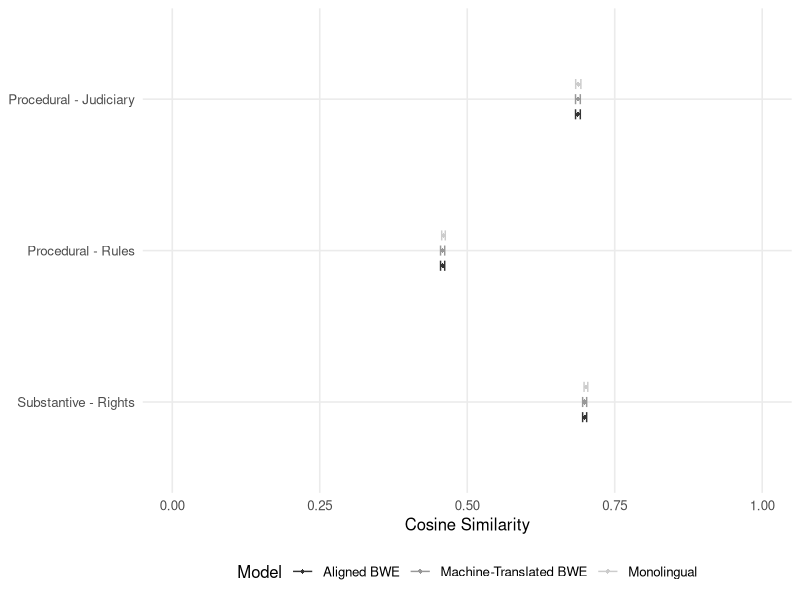
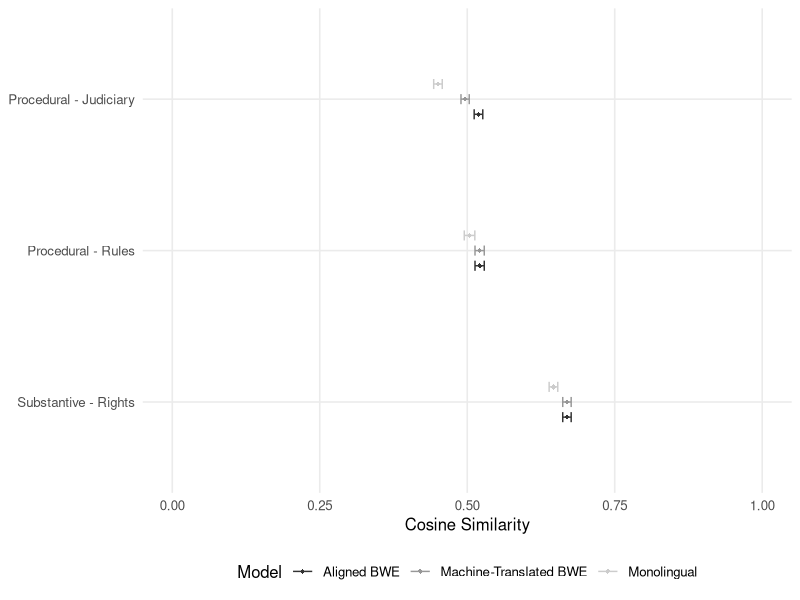
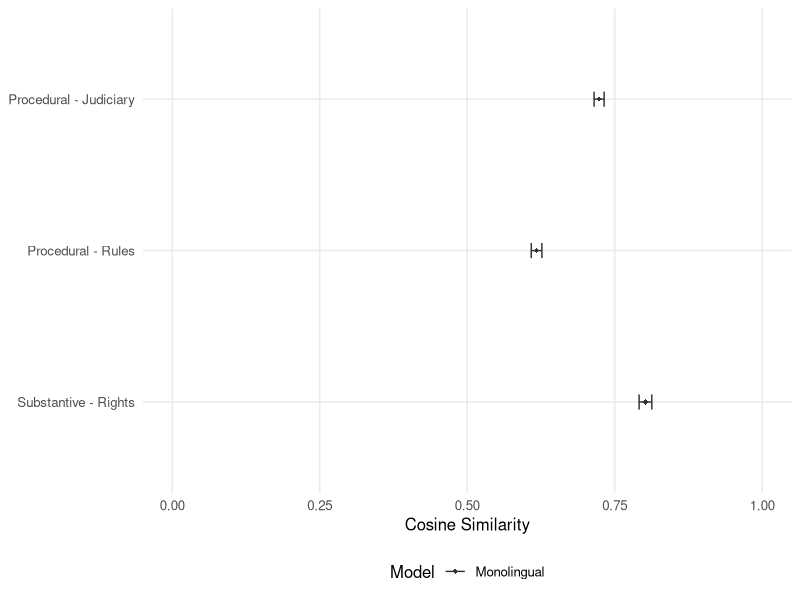
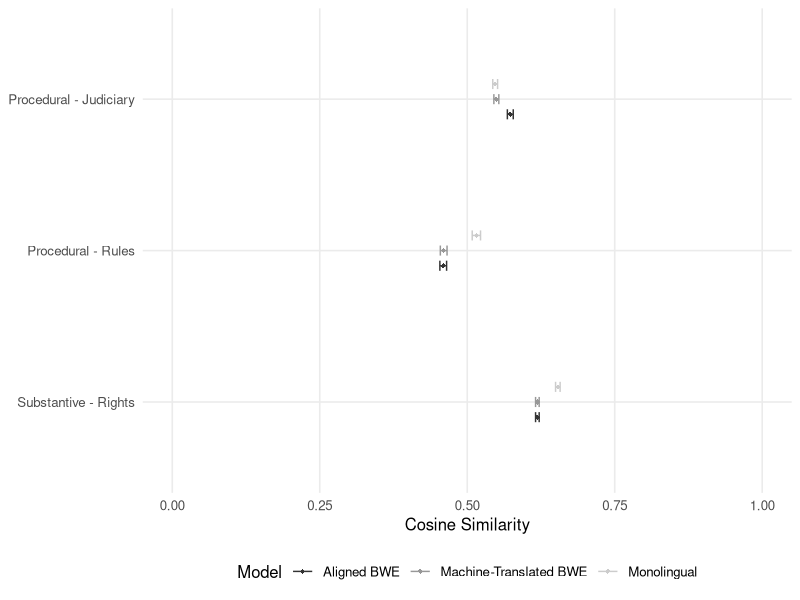
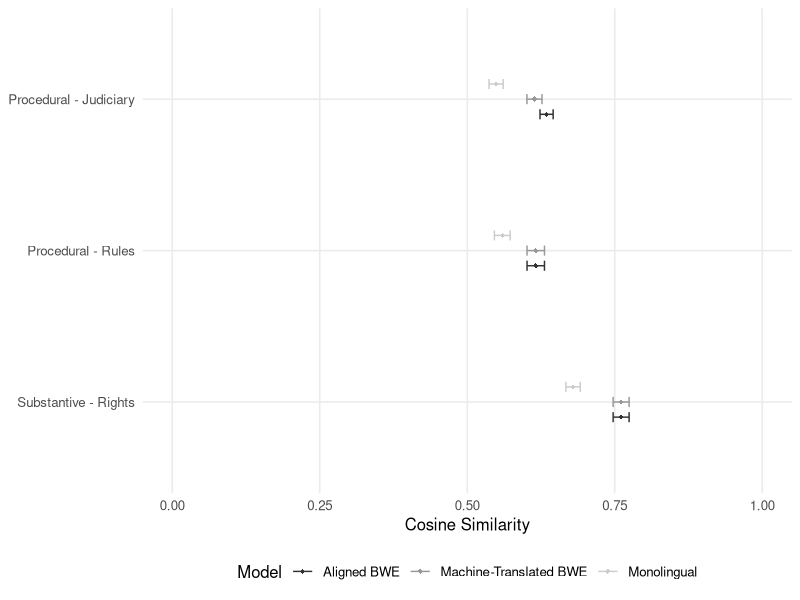
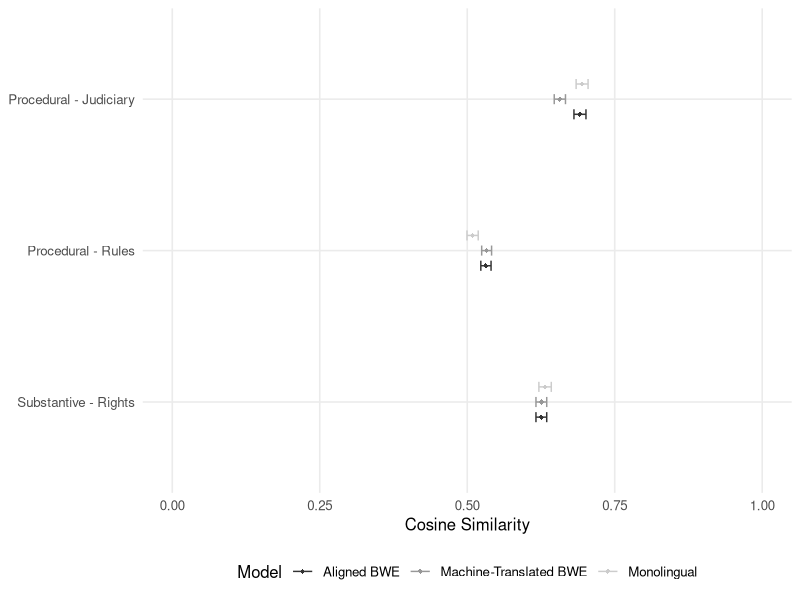
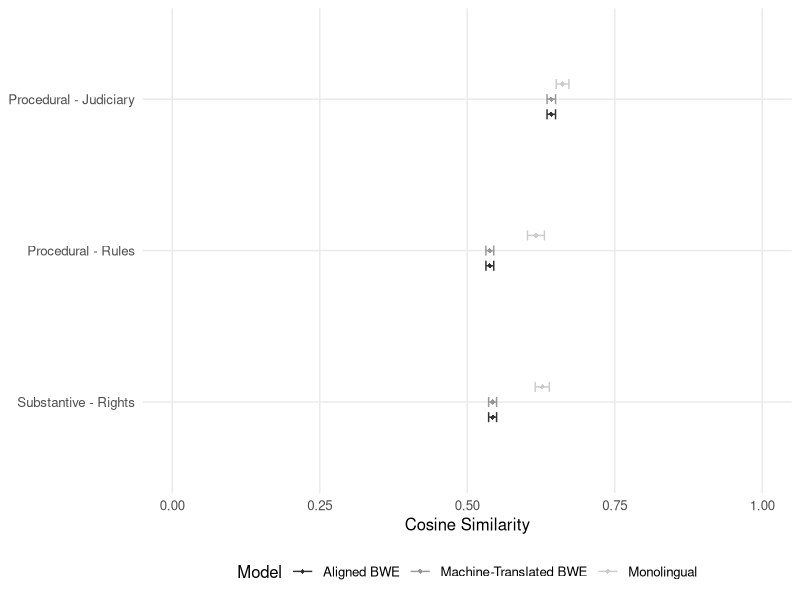
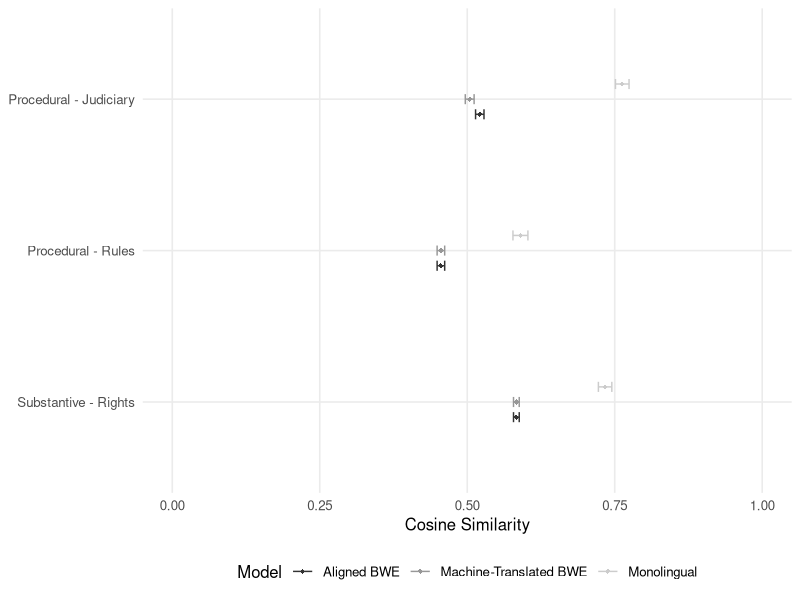

Reproduce these figures in R, in order.
## Bastián González-Bustamante and Jaroslaw Kantorowicz
## Faculty of Governance and Global Affairs, Leiden University
## August 2024

## Packages
library(tidyverse)
library(ggplot2)

## Data
parlamint <- read.csv("data/tidy/summary_estimates_ParlaMint.csv", sep = ",", encoding = "UTF-8")
wjp <- read.csv("data/tidy/wjp_recalculations.csv", sep = ";")
bootstrap <- 30

## 95% CIs
parlamint$se <- parlamint$std / sqrt(bootstrap)
parlamint$lower_ci <- parlamint$cosine - 1.96 * parlamint$se
parlamint$upper_ci <- parlamint$cosine + 1.96 * parlamint$se

pdf("results/figures/crosslingual_Great_Britain.pdf", width = 6.826666666666667, height = 5.12)
png("results/figures/crosslingual_Great_Britain.png", width = (1024*2), height = (768*2), units = 'px', res = 300)
ggplot(aes(x = cosine, y = factor(cluster, levels = rev(levels(factor(cluster)))),
           color = model, group = model), data = subset(parlamint, country == "Great Britain" & cluster != "Substantive - Democracy")) +
  geom_errorbar(aes(xmin = lower_ci, xmax = upper_ci), width = 0.2, position = position_dodge(0.3)) +
  geom_point(shape = 18, size = 1.5, position = position_dodge(0.3)) + 
  scale_colour_grey(name = "Model") +
  theme_minimal(base_size = 12) + theme(legend.position = "bottom") +
  coord_cartesian(expand = TRUE, xlim = c(0, 1)) +
  theme(panel.grid.minor = element_blank()) +
  labs(y = NULL, x = "Cosine Similarity", title = NULL, subtitle = NULL, caption = NULL)
dev.off()

pdf("results/figures/crosslingual_France.pdf", width = 6.826666666666667, height = 5.12)
png("results/figures/crosslingual_France.png", width = (1024*2), height = (768*2), units = 'px', res = 300)
ggplot(aes(x = cosine, y = factor(cluster, levels = rev(levels(factor(cluster)))),
           color = model, group = model), data = subset(parlamint, country == "France" & cluster != "Substantive - Democracy")) +
  geom_errorbar(aes(xmin = lower_ci, xmax = upper_ci), width = 0.2, position = position_dodge(0.3)) +
  geom_point(shape = 18, size = 1.5, position = position_dodge(0.3)) + 
  scale_colour_grey(name = "Model") +
  theme_minimal(base_size = 12) + theme(legend.position = "bottom") +
  coord_cartesian(expand = TRUE, xlim = c(0, 1)) +
  theme(panel.grid.minor = element_blank()) +
  labs(y = NULL, x = "Cosine Similarity", title = NULL, subtitle = NULL, caption = NULL)
dev.off()

pdf("results/figures/crosslingual_Germany.pdf", width = 6.826666666666667, height = 5.12)
png("results/figures/crosslingual_Germany.png", width = (1024*2), height = (768*2), units = 'px', res = 300)
ggplot(aes(x = cosine, y = factor(cluster, levels = rev(levels(factor(cluster)))),
           color = model, group = model), data = subset(parlamint, country == "Germany" & cluster != "Substantive - Democracy")) +
  geom_errorbar(aes(xmin = lower_ci, xmax = upper_ci), width = 0.1, position = position_dodge(0.3)) +
  geom_point(shape = 18, size = 1.5, position = position_dodge(0.3)) + 
  scale_colour_grey(name = "Model") +
  theme_minimal(base_size = 12) + theme(legend.position = "bottom") +
  coord_cartesian(expand = TRUE, xlim = c(0, 1)) +
  theme(panel.grid.minor = element_blank()) +
  labs(y = NULL, x = "Cosine Similarity", title = NULL, subtitle = NULL, caption = NULL)
dev.off()

pdf("results/figures/crosslingual_Netherlands.pdf", width = 6.826666666666667, height = 5.12)
png("results/figures/crosslingual_Netherlands.png", width = (1024*2), height = (768*2), units = 'px', res = 300)
ggplot(aes(x = cosine, y = factor(cluster, levels = rev(levels(factor(cluster)))),
           color = model, group = model), data = subset(parlamint, country == "Netherlands" & cluster != "Substantive - Democracy")) +
  geom_errorbar(aes(xmin = lower_ci, xmax = upper_ci), width = 0.2, position = position_dodge(0.3)) +
  geom_point(shape = 18, size = 1.5, position = position_dodge(0.3)) + 
  scale_colour_grey(name = "Model") +
  theme_minimal(base_size = 12) + theme(legend.position = "bottom") +
  coord_cartesian(expand = TRUE, xlim = c(0, 1)) +
  theme(panel.grid.minor = element_blank()) +
  labs(y = NULL, x = "Cosine Similarity", title = NULL, subtitle = NULL, caption = NULL)
dev.off()

pdf("results/figures/crosslingual_Italy.pdf", width = 6.826666666666667, height = 5.12)
png("results/figures/crosslingual_Italy.png", width = (1024*2), height = (768*2), units = 'px', res = 300)
ggplot(aes(x = cosine, y = factor(cluster, levels = rev(levels(factor(cluster)))),
           color = model, group = model), data = subset(parlamint, country == "Italy" & cluster != "Substantive - Democracy")) +
  geom_errorbar(aes(xmin = lower_ci, xmax = upper_ci), width = 0.2, position = position_dodge(0.3)) +
  geom_point(shape = 18, size = 1.5, position = position_dodge(0.3)) + 
  scale_colour_grey(name = "Model") +
  theme_minimal(base_size = 12) + theme(legend.position = "bottom") +
  coord_cartesian(expand = TRUE, xlim = c(0, 1)) +
  theme(panel.grid.minor = element_blank()) +
  labs(y = NULL, x = "Cosine Similarity", title = NULL, subtitle = NULL, caption = NULL)
dev.off()

pdf("results/figures/crosslingual_Spain.pdf", width = 6.826666666666667, height = 5.12)
png("results/figures/crosslingual_Spain.png", width = (1024*2), height = (768*2), units = 'px', res = 300)
ggplot(aes(x = cosine, y = factor(cluster, levels = rev(levels(factor(cluster)))),
           color = model, group = model), data = subset(parlamint, country == "Spain" & cluster != "Substantive - Democracy")) +
  geom_errorbar(aes(xmin = lower_ci, xmax = upper_ci), width = 0.2, position = position_dodge(0.3)) +
  geom_point(shape = 18, size = 1.5, position = position_dodge(0.3)) + 
  scale_colour_grey(name = "Model") +
  theme_minimal(base_size = 12) + theme(legend.position = "bottom") +
  coord_cartesian(expand = TRUE, xlim = c(0, 1)) +
  theme(panel.grid.minor = element_blank()) +
  labs(y = NULL, x = "Cosine Similarity", title = NULL, subtitle = NULL, caption = NULL)
dev.off()

pdf("results/figures/crosslingual_Hungary.pdf", width = 6.826666666666667, height = 5.12)
png("results/figures/crosslingual_Hungary.png", width = (1024*2), height = (768*2), units = 'px', res = 300)
ggplot(aes(x = cosine, y = factor(cluster, levels = rev(levels(factor(cluster)))),
           color = model, group = model), data = subset(parlamint, country == "Hungary" & cluster != "Substantive - Democracy")) +
  geom_errorbar(aes(xmin = lower_ci, xmax = upper_ci), width = 0.2, position = position_dodge(0.3)) +
  geom_point(shape = 18, size = 1.5, position = position_dodge(0.3)) + 
  scale_colour_grey(name = "Model") +
  theme_minimal(base_size = 12) + theme(legend.position = "bottom") +
  coord_cartesian(expand = TRUE, xlim = c(0, 1)) +
  theme(panel.grid.minor = element_blank()) +
  labs(y = NULL, x = "Cosine Similarity", title = NULL, subtitle = NULL, caption = NULL)
dev.off()

pdf("results/figures/crosslingual_Poland.pdf", width = 6.826666666666667, height = 5.12)
png("results/figures/crosslingual_Poland.png", width = (1024*2), height = (768*2), units = 'px', res = 300)
ggplot(aes(x = cosine, y = factor(cluster, levels = rev(levels(factor(cluster)))),
           color = model, group = model), data = subset(parlamint, country == "Poland" & cluster != "Substantive - Democracy")) +
  geom_errorbar(aes(xmin = lower_ci, xmax = upper_ci), width = 0.2, position = position_dodge(0.3)) +
  geom_point(shape = 18, size = 1.5, position = position_dodge(0.3)) + 
  scale_colour_grey(name = "Model") +
  theme_minimal(base_size = 12) + theme(legend.position = "bottom") +
  coord_cartesian(expand = TRUE, xlim = c(0, 1)) +
  theme(panel.grid.minor = element_blank()) +
  labs(y = NULL, x = "Cosine Similarity", title = NULL, subtitle = NULL, caption = NULL)
dev.off()

pdf("results/figures/crosslingual_judiciary.pdf", width = 6.826666666666667, height = 5.12)
png("results/figures/crosslingual_judiciary.png", width = (1024*2), height = (768*2), units = 'px', res = 300)
ggplot(aes(x = cosine, y = factor(country, levels = rev(levels(factor(country)))), color = model, group = model), 
       data = subset(parlamint, cluster == "Procedural - Judiciary")) +
  geom_errorbar(aes(xmin = lower_ci, xmax = upper_ci), width = 0.2, position = position_dodge(0.8)) +
  geom_point(shape = 18, size = 2, position = position_dodge(0.8)) + 
  scale_colour_grey(name = "Model") +
  theme_minimal(base_size = 12) + theme(legend.position = "bottom") +
  coord_cartesian(expand = TRUE, xlim = c(0, 1)) +
  theme(panel.grid.minor = element_blank()) +
  labs(y = NULL, x = "Cosine Similarity", title = NULL, subtitle = NULL, caption = NULL)
dev.off()

pdf("results/figures/crosslingual_rules.pdf", width = 6.826666666666667, height = 5.12)
png("results/figures/crosslingual_rules.png", width = (1024*2), height = (768*2), units = 'px', res = 300)
ggplot(aes(x = cosine, y = factor(country, levels = rev(levels(factor(country)))), color = model, group = model), 
       data = subset(parlamint, cluster == "Procedural - Rules")) +
  geom_errorbar(aes(xmin = lower_ci, xmax = upper_ci), width = 0.2, position = position_dodge(0.8)) +
  geom_point(shape = 18, size = 2, position = position_dodge(0.8)) + 
  scale_colour_grey(name = "Model") +
  theme_minimal(base_size = 12) + theme(legend.position = "bottom") +
  coord_cartesian(expand = TRUE, xlim = c(0, 1)) +
  theme(panel.grid.minor = element_blank()) +
  labs(y = NULL, x = "Cosine Similarity", title = NULL, subtitle = NULL, caption = NULL)
dev.off()

pdf("results/figures/crosslingual_rights.pdf", width = 6.826666666666667, height = 5.12)
png("results/figures/crosslingual_rights.png", width = (1024*2), height = (768*2), units = 'px', res = 300)
ggplot(aes(x = cosine, y = factor(country, levels = rev(levels(factor(country)))), color = model, group = model), 
       data = subset(parlamint, cluster == "Substantive - Rights")) +
  geom_errorbar(aes(xmin = lower_ci, xmax = upper_ci), width = 0.2, position = position_dodge(0.8)) +
  geom_point(shape = 18, size = 2, position = position_dodge(0.8)) + 
  scale_colour_grey(name = "Model") +
  theme_minimal(base_size = 12) + theme(legend.position = "bottom") +
  coord_cartesian(expand = TRUE, xlim = c(0, 1)) +
  theme(panel.grid.minor = element_blank()) +
  labs(y = NULL, x = "Cosine Similarity", title = NULL, subtitle = NULL, caption = NULL)
dev.off()

## Recoding WJP
wjp$constraints <- as.numeric(str_replace_all(wjp$Factor.1..Constraints.on.Government.Powers, ",", "."))
wjp$corruption <- as.numeric(str_replace_all(wjp$Factor.2..Absence.of.Corruption, ",", "."))
wjp$open_government <- as.numeric(str_replace_all(wjp$Factor.3..Open.Government, ",", "."))
wjp$rights <- as.numeric(str_replace_all(wjp$Factor.4..Fundamental.Rights, ",", "."))
wjp$security <- as.numeric(str_replace_all(wjp$Factor.5..Order.and.Security, ",", "."))
wjp$regulations <- as.numeric(str_replace_all(wjp$Factor.6..Regulatory.Enforcement, ",", "."))
wjp$civil_justice <- as.numeric(str_replace_all(wjp$Factor.7..Civil.Justice, ",", "."))
wjp$criminal_justice <- as.numeric(str_replace_all(wjp$Factor.8..Criminal.Justice, ",", "."))
wjp <- wjp %>% mutate(justice = (criminal_justice + civil_justice)/2)
wjp$WJP <- as.numeric(str_replace_all(wjp$WJP.Rule.of.Law.Index..Overall.Score, ",", "."))

wjp$constraints_weight <- 0.38/3.22 ## accountability 0.1180124
wjp$corruption_weight <- 0.46/3.22 ## corruption 0.1428571
wjp$open_government_weight <- 0.39/3.22 ## open government 0.121118
wjp$human_rights_weight <- 0.61/3.22 ## human rights 0.189441
wjp$security_weight <- 0.39/3.22 ## security 0.121118
wjp$regulations_weight <- 0.33/3.22 ## regulations 0.1024845
wjp$justice_weight <- 0.66/3.22 ## judicial independence 0.2049689

wjp <- wjp %>% mutate(WJP_Recalculated = constraints_weight*constraints +
                        corruption_weight * corruption +
                        open_government_weight * open_government +
                        human_rights_weight * rights +
                        security_weight * security +
                        regulations_weight * regulations +
                        justice_weight * justice)

wjp <- wjp %>% mutate(WJP_difference = abs(WJP - WJP_Recalculated))

wjp_order <- wjp %>% arrange(desc(WJP_difference))

wjp_selected <- wjp %>% filter(Country.Code == "POL" | 
                                 Country.Code == "HUN" | 
                                 Country.Code == "ITA" | 
                                 Country.Code == "FRA" | 
                                 Country.Code == "DEU" | 
                                 Country.Code == "ESP" | 
                                 Country.Code == "NLD" | 
                                 Country.Code == "GBR")

wjp_selected <- wjp_selected[order(-wjp_selected$WJP),]

wjp_selected <- wjp_selected %>% arrange(desc(WJP))

pdf("results/figures/recalculation_main.pdf", width = 6.826666666666667, height = 5.12)
png("results/figures/recalculation_main.png", width = (1024*2), height = (768*2), units = 'px', res = 300)
ggplot(wjp_selected, aes(y = reorder(Country.Code, WJP))) +
  geom_segment(aes(yend = Country.Code, x = WJP, xend = WJP_Recalculated)) +
  geom_point(aes(x = WJP, color = "WJP"), size = 3) + 
  geom_point(aes(x = WJP_Recalculated, color = "WJP Recalculated"), size = 4, shape = 18, alpha = 0.7) +  
  scale_colour_manual(name = NULL,  values = c("WJP Recalculated" = "black", "WJP" = "grey")) +
  theme_minimal(base_size = 12) + 
  theme(legend.position = "bottom") +
  coord_cartesian(expand = TRUE, xlim = c(0, 1)) + 
  theme(panel.grid.minor = element_blank()) +
  labs(y = NULL, x = "Rule of Law Index", title = NULL, subtitle = NULL, caption = NULL) +
  scale_y_discrete(labels = c("NLD" = "Netherlands", "DEU" = "Germany", "GBR" = "Great Britain",
                              "FRA" = "France", "ESP" = "Spain", "ITA" = "Italy", "POL" = "Poland",
                              "HUN" = "Hungary"))
dev.off()

pdf("results/figures/recalculation_addition.pdf", width = 6.826666666666667, height = 5.12)
png("results/figures/recalculation_addition.png", width = (1024*2), height = (768*2), units = 'px', res = 300)
ggplot(wjp_order[c(1:10),], aes(y = reorder(Country.Code, WJP))) +
  geom_segment(aes(yend = Country.Code, x = WJP, xend = WJP_Recalculated)) +
  geom_point(aes(x = WJP, color = "WJP"), size = 3) + 
  geom_point(aes(x = WJP_Recalculated, color = "WJP Recalculated"), size = 4, shape = 18, alpha = 0.7) +  
  scale_colour_manual(name = NULL,  values = c("WJP Recalculated" = "black", "WJP" = "grey")) +
  theme_minimal(base_size = 12) + 
  theme(legend.position = "bottom") +
  coord_cartesian(expand = TRUE, xlim = c(0, 1)) + 
  theme(panel.grid.minor = element_blank()) +
  labs(y = NULL, x = "Rule of Law Index", title = NULL, subtitle = NULL, caption = NULL) +
  scale_y_discrete(labels = c("PRT" = "Portugal", "CRI" = "Costa Rica", "ARE" = "United Arab Emirates",
                              "HRV" = "Croatia", "GEO" = "Georgia", "MNE" = "Montenegro", "PAN" = "Panama",
                              "CHN" = "China", "IRN" = "Iran", "VEN" = "Venezuela"))
dev.off()
